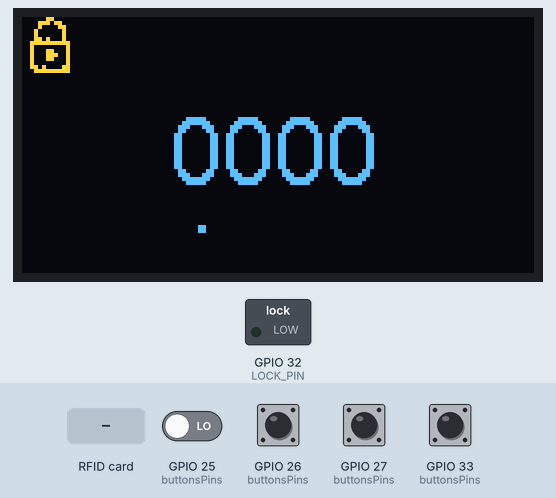
Bench run of a sketch on a simulated ESP8266 (NodeMCU). On the bench: 128×64 one-colour display, switched loads named in the sketch (green lamp = pin HIGH). The test bench sets the inputs (shaded band); at power-on: GPIO 25 (buttonsPins), GPIO 26 (buttonsPins), GPIO 27 (buttonsPins), GPIO 33 (buttonsPins) LOW. The OLED is the two-colour kind (top 16 rows yellow); what the sketch prints to the serial monitor is not drawn.

Above: at 1.2 s.
1.3 s: GPIO 33 (buttonsPins) pulled HIGH for 1 s
At 2.7 s:
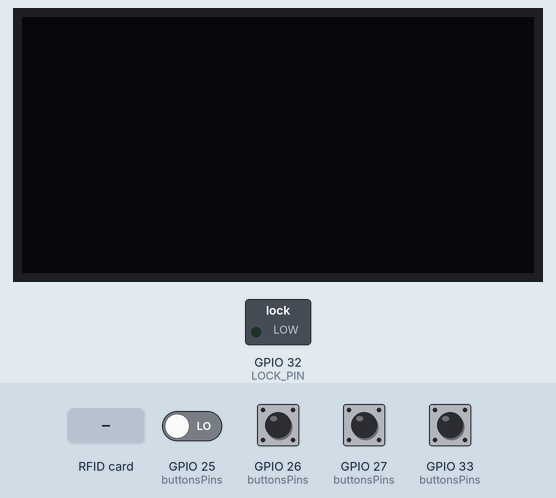
3.8 s: GPIO 27 (buttonsPins) pulled HIGH for 0.15 s
5.4 s: GPIO 33 (buttonsPins) pulled HIGH for 0.15 s
At 5.9 s:
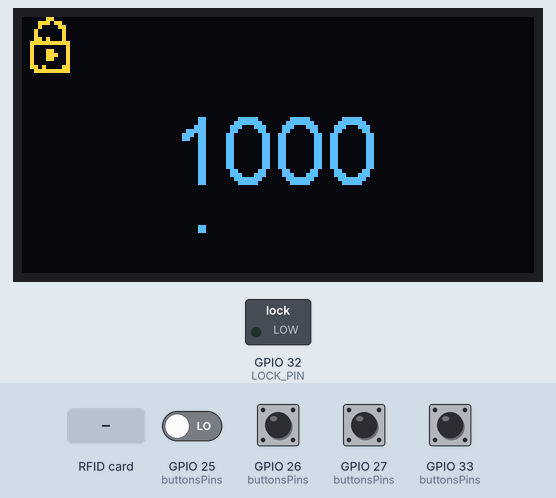
7.0 s: GPIO 26 (buttonsPins) pulled HIGH for 1 s
9.5 s: GPIO 27 (buttonsPins) pulled HIGH for 1 s
At 10.3 s:
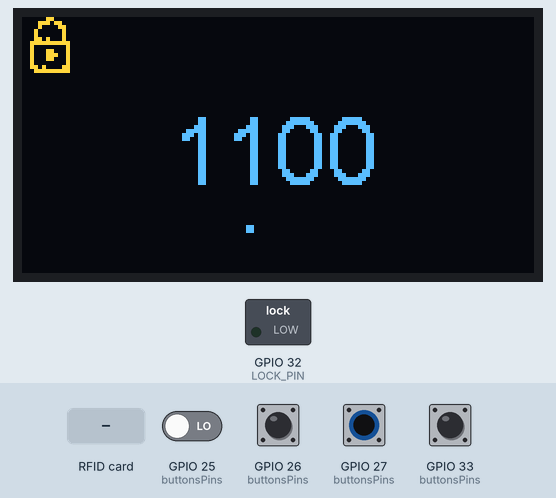
12.0 s: RFID card 5E 7A 19 C4 held to the reader
Timing chart, 0 to 14.5 s (numbered marks = the images above; inputs shaded):
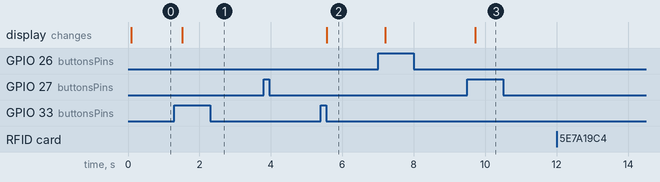

The sketch:

main.ino
```cpp
#include "./pinout.h"

#include "SSD1306Wire.h"
#include <MFRC522.h>
#include <SPI.h>

#define D if (1)
#define BUTTON_DEBOUNCE_TIME 50
#define EXPECTED_CODE 4926
#define ACCEPTED_CARDS 2
#define REQUIRED_ONES_IN_ROW 5

// const int ipaddress[4] = {103, 97, 67, 25};

static byte lockIcon[] = {
    0xC0,
    0x00,
    0x70,
    0x03,
    0x10,
    0x06,
    0x08,
    0x04,
    0x08,
    0x04,
    0x58,
    0x04,
    0xFC,
    0x0F,
    0x04,
    0x08,
    0xC4,
    0x08,
    0xC4,
    0x09,
    0xC4,
    0x08,
    0x04,
    0x08,
    0x2C,
    0x0C,
    0xF8,
    0x0F,
};

static byte unlockIcon[] = {
    0x00,
    0x00,
    0x00,
    0x00,
    0x00,
    0x00,
    0x78,
    0x00,
    0x48,
    0x00,
    0x4C,
    0x00,
    0xE0,
    0x07,
    0xF0,
    0x07,
    0x70,
    0x06,
    0xE0,
    0x0F,
    0xE0,
    0x07,
    0x20,
    0x04,
    0x00,
    0x00,
    0x00,
    0x00,
};

byte detectedCard[] = {0, 0, 0, 0};
byte acceptedTags[] = {129, 122, 182, 72,
                       99, 22, 192, 27};

byte buttonsPins[] = {PLUS_BUTTON, NEXT_BUTTON, RESET_BUTTON, TOGGLE_DISPLAY_BUTTON};
byte lastButtonStates[] = {LOW, LOW, LOW, LOW};
unsigned long int lastButtonChangeTimes[] = {0, 0, 0, 0};
byte buttonPressedThisIteration[] = {0, 0, 0, 0};
byte buttonOnesInRow[] = {0, 0, 0, 0};

int displayOn = 1;

int pin = 0;
int currentDigit = 3;
int unlocked = LOW;

MFRC522::MIFARE_Key key;
MFRC522 rfid = MFRC522(SS_PIN, RST_PIN);

SSD1306Wire display(0x3c, I2C_SDA, I2C_SCL);

char str[5];
int offsets[] = {78, 66, 54, 42};

void setup() {
  for (int i = 0; i < 4; i++) {
    pinMode(buttonsPins[i], INPUT);
  }

  pinMode(LOCK_PIN, OUTPUT);
  digitalWrite(LOCK_PIN, LOW);

  Serial.begin(115200);
  SPI.begin();
  rfid.PCD_Init();

  display.init();
  display.flipScreenVertically();
  display.setFont(ArialMT_Plain_24);

  D Serial.println(F("Init complete"));
}

void loop() {
  digitalWrite(LOCK_PIN, unlocked);
  detectButtonsPressed();
  readRFID();
  if (buttonPressedThisIteration[0]) plusPressed();
  if (buttonPressedThisIteration[1]) nextPressed();
  if (buttonPressedThisIteration[2]) resetPressed();
  if (buttonPressedThisIteration[3]) toggleDisplayPressed();
  if (pin == EXPECTED_CODE && isRFIDValid())
    unlock();
  redrawDisplay();
}

int pow10(int pow) {
  int res = 1;
  for (int i = 0; i < pow; i++)
    res *= 10;
  return res;
}

void plusPressed() {
  int val = (pin / pow10(currentDigit)) % 10;
  int difference = val == 9 ? -9 * pow10(currentDigit) : pow10(currentDigit);
  pin += difference;
  D Serial.printf("PIN: %04d (selected digit: %d)\n", pin, currentDigit);
}

void nextPressed() {
  currentDigit = (currentDigit + 3) % 4;
}

void resetPressed() {
  unlocked = 0;
  pin = 0;
  currentDigit = 3;
}

void toggleDisplayPressed() {
  displayOn = (displayOn + 1) % 2;
  if (!displayOn) {
    display.clear();
    display.display();
  }
}

void unlock() {
  unlocked = 1;
}

void detectButtonsPressed() {
  for (int i = 0; i < 4; i++) {
    buttonPressedThisIteration[i] = 0;
    int val = digitalRead(buttonsPins[i]);
    if (millis() + BUTTON_DEBOUNCE_TIME > lastButtonChangeTimes[i]) {
      if (val == HIGH && lastButtonStates[i] == 0) {
        buttonOnesInRow[i]++;
        if (buttonOnesInRow[i] >= REQUIRED_ONES_IN_ROW) {
          buttonOnesInRow[i] = 0;
          lastButtonStates[i] = 1;
          lastButtonChangeTimes[i] = millis();
          buttonPressedThisIteration[i] = 1;
        }
      }
      if (val == LOW) {
        buttonOnesInRow[i] = 0;
        if (lastButtonStates[i] == 1) {
          lastButtonStates[i] = 0;
          lastButtonChangeTimes[i] = millis();
        }
      }
    }
  }
}

int isRFIDValid() {
  if (detectedCard[0] == 0)
    return 0;
  for (int card = 0; card < ACCEPTED_CARDS; card++) {
    int ok = 1;
    for (int i = 0; i < 4; i++) {
      if (detectedCard[i] != acceptedTags[card * 4 + i]) {
        ok = 0;
        break;
      }
    }
    if (ok)
      return 1;
  }
  return 0;
}

void readRFID(void) {
  for (byte i = 0; i < 4; i++) {
    detectedCard[i] = 0;
  }
  for (byte i = 0; i < 6; i++) {
    key.keyByte[i] = 0xFF;
  }
  if (!rfid.PICC_IsNewCardPresent())
    return;
  if (!rfid.PICC_ReadCardSerial())
    return;
  for (byte i = 0; i < 4; i++) {
    detectedCard[i] = rfid.uid.uidByte[i];
  }

  D Serial.print(F("RFID In dec: "));
  D printDec(rfid.uid.uidByte, rfid.uid.size);
  D Serial.println();

  rfid.PCD_Init();
}

void printDec(byte *buffer, byte bufferSize) {
  for (byte i = 0; i < bufferSize; i++) {
    Serial.print(buffer[i] < 0x10 ? " 0" : " ");
    Serial.print(buffer[i], DEC);
  }
}

void redrawDisplay() {
  if (!displayOn)
    return;
  display.clear();
  sprintf(str, "%04d", pin);
  display.drawXbm(0, 0, 14, 14, unlocked ? unlockIcon : lockIcon);
  display.drawString(37, 20, str);
  display.drawString(offsets[currentDigit], 32, ".");
  display.display();
}
```

pinout.h
```cpp
#define I2C_SDA 21
#define I2C_SCL 22

#define SS_PIN 5
#define RST_PIN 0

#define PLUS_BUTTON 27
#define NEXT_BUTTON 26
#define RESET_BUTTON 25
#define TOGGLE_DISPLAY_BUTTON 33

#define LOCK_PIN 32
```

Measured:
- after the input at 1.3 s, the display: changes after 0.22 s (image 1)
- after the input at 3.8 s, every drawn part: stays the same
- after the input at 5.4 s, the display: changes after 0.16 s (image 2)
- after the input at 9.5 s, the display: changes after 0.22 s (image 3)
- after the input at 12.0 s, every drawn part: stays the same
